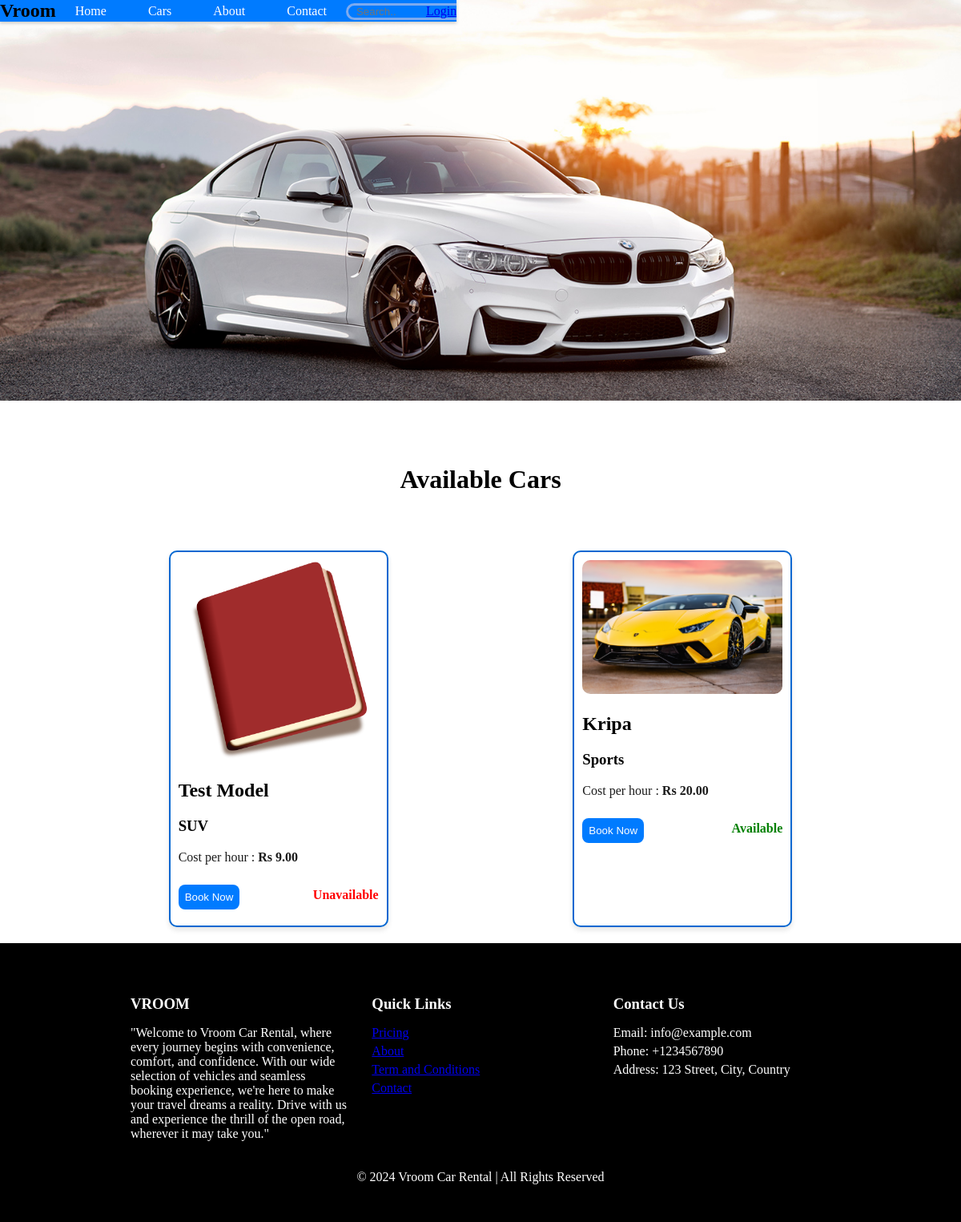
/cars/available-cars/, run on the app's committed database.
### booking/models.py (models this page shows, shortened)
class Car(models.Model):
    AVAILABILITY_CHOICES = [
        ('available', 'Available'),
        ('unavailable', 'Unavailable'),
        ('maintenance', 'Maintenance'),
    ]
    LOCATION_CHOICES = [('Kathmandu','Kathmandu'),('Pokhara','Pokhara')]
    TYPES = [('Sedan','Sedan'),('Sports','Sports'),('SUV','SUV'),('EV','EV'),('MPV','MPV')]
    car_location = models.CharField(max_length=100, choices=LOCATION_CHOICES)
    availability = models.CharField(max_length=20, choices=AVAILABILITY_CHOICES, default='available')
    image = models.ImageField(upload_to='car_images/', blank=True, null=True)
    hourly_rate = models.DecimalField(max_digits=10, decimal_places=2)
    type = models.CharField(max_length=20, choices=TYPES, default='Unknown')
    model = models.CharField(max_length=100)
    mileage = models.DecimalField(max_digits=5, decimal_places=2, default=0.0)
    transmission = models.CharField(max_length=50)
    seats = models.IntegerField(default=0)
    luggage = models.IntegerField(default=0)
    fuel = models.CharField(max_length=50)

### booking/views.py (the view)
# urls.py: path('available-cars/', available_cars, name='available_cars'),
def available_cars(request):
    all_cars = Car.objects.all()
    return render(request, 'availablecar.html', {'cars': all_cars})

### templates/availablecar.html (shortened to what this page needs)
{% extends "base.html" %}
{% load static %}
{% block head %}
    <link rel="stylesheet" href="{% static 'style.css' %}">
    <link rel="stylesheet" href="{% static 'availablecar.css' %}">
    <link rel="stylesheet" href="https://cdnjs.cloudflare.com/ajax/libs/font-awesome/6.0.0-beta3/css/all.min.css" />
  <link rel="stylesheet" href="https://cdn.jsdelivr.net/npm/flatpickr/dist/flatpickr.min.css">
{% endblock %}
{% block content %}
    <div class="car-slider">
      <img src="{% static 'BMW.png' %}" alt="" srcset="">
    </div>
    <h1>Available Cars</h1>
    {% if cars %}
      <div class="car-container">
        {% for car in cars %}
        <div class="car">
            <img src="{{ car.image.url }}" alt="{{ car.model }}" width="100"/>
            <h2>{{ car.model }}</h2>
            <h3>{{ car.type }}</h3>
            <p style="color: rgb(27, 27, 27);">Cost per hour : <strong>Rs {{ car.hourly_rate }}</strong></p>
            <div style="display: flex; justify-content: space-between; align-items: center; height: 50px;">
                <a href="{% url 'bookings' car.id %}"><button type="button" style="background-color: #007bff; border-radius: 8px; padding: 8px; color: white;">Book Now</button></a>
                <p class="availability {{ car.availability|lower }}">{{ car.availability }}</p>
            </div>
        </div>
        {% endfor %}
      </div>
    {% endif %}
{% endblock %}

### vroom/static/style.css (style rules this page uses)
body { padding: 0; margin: 0; }
body { height: 100vh; overflow-y: auto; }
button { width: calc(100% -20px); padding: 10px; margin-top: 30px; margin-bottom: 10px; border: none; border-radius: 5px; background-color: #007bff; color: white; cursor: pointer; }
.car { width: 250px; margin: 20px; padding: 10px; border: 2px solid #0367d1; border-radius: 10px; background-color: #fff; box-shadow: 0 4px 6px rgba(0, 0, 0, 0.1); transition: transform 0.3s ease-in-out; }
.car img { width: 100%; border-radius: 10px; }
.car h3 { margin-top: 10px; text-align: left; }
.car p { margin-top: 10px; text-align: left; }

### booking/static/availablecar.css (style rules this page uses)
h1 { text-align: center; font-size: 2em; margin-top: 80px; }
h3 { text-align: left; }
.car-slider { height: 500px; }
.car-slider img { width: 100%; height: 500px; object-fit: cover; }
.car-container { margin-top: 50px; display: flex; flex-wrap: wrap; justify-content: space-evenly; }
.car p { text-align: left; }
.car button { margin: 0; }
.car .availability { font-weight: bold; text-transform: capitalize; }
.availability.available { color: green; }
.availability.unavailable { color: red; }

### data on the page
Car: image (picture), model "Test Model", type "SUV", hourly_rate "9.00", availability "Unavailable"
Car: image (picture), model "Kripa", type "Sports", hourly_rate "20.00", availability "Available"
